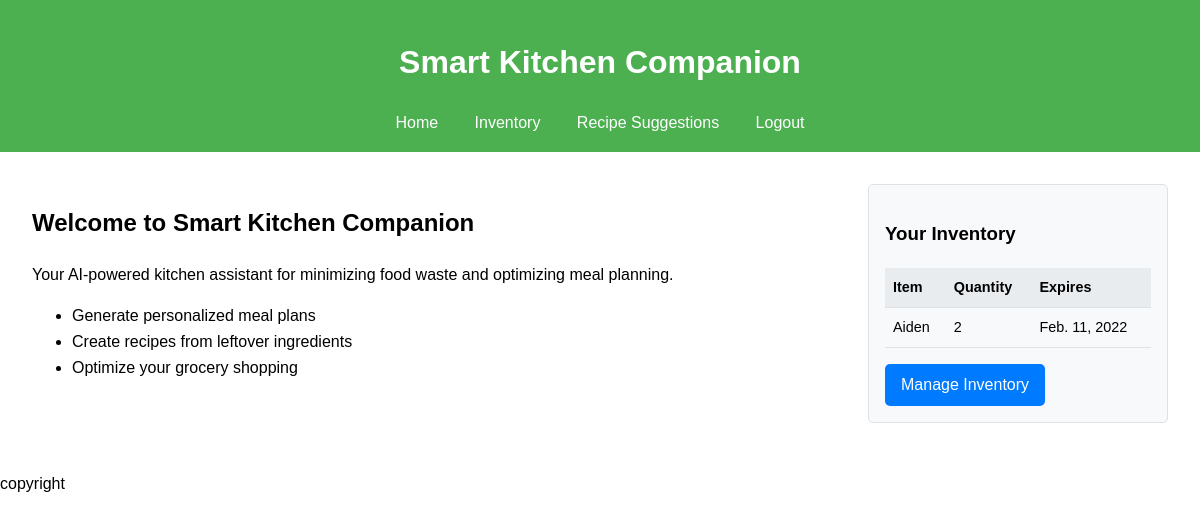
The app's page / (signed in), older data.
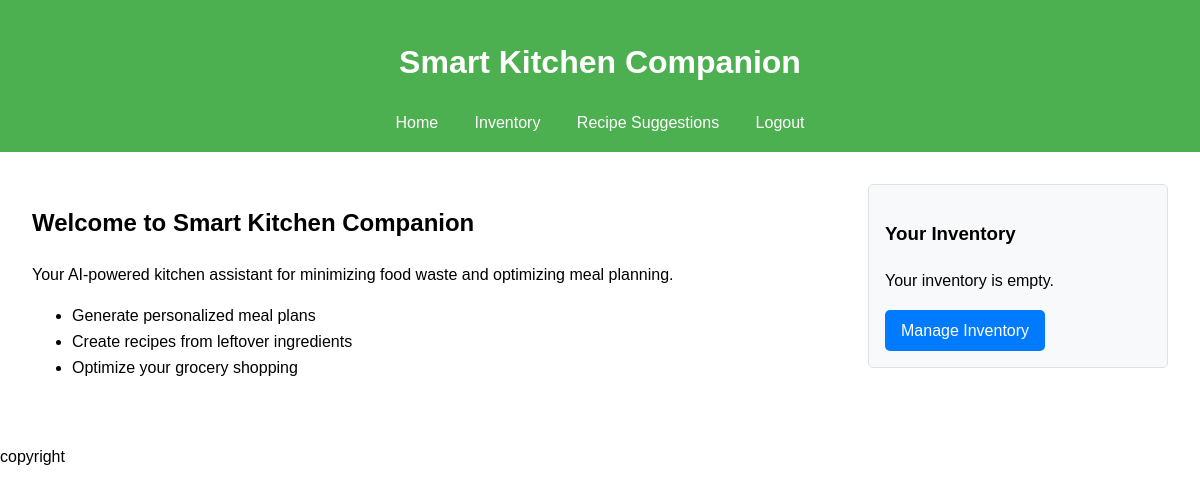
The same page, newer data.
### kitchen/models.py (models this page shows, shortened)
class FoodItem(models.Model):
    name = models.CharField(max_length=100)
    quantity = models.PositiveIntegerField()
    expiry_date = models.DateField()
    user = models.ForeignKey(User, on_delete=models.CASCADE)

### kitchen/views.py (the view)
# urls.py: path('', views.home, name='home'),
def home(request):
    context = {}
    if request.user.is_authenticated:
        user_inventory, created = Inventory.objects.get_or_create(user=request.user)
        items = user_inventory.items.all()
        context['items'] = items
    return render(request, 'kitchen/home.html', context)

### kitchen/templates/kitchen/home.html
{% extends 'kitchen/base.html' %}
{% block content %}
<div class="home-container">
    <div class="main-content">
        <h2>Welcome to Smart Kitchen Companion</h2>
        <p>Your AI-powered kitchen assistant for minimizing food waste and optimizing meal planning.</p>
        <ul>
            <li>Generate personalized meal plans</li>
            <li>Create recipes from leftover ingredients</li>
            <li>Optimize your grocery shopping</li>
        </ul>
    </div>
    <div class="sidebar">
        {% if user.is_authenticated %}
            {% include 'kitchen/partials/inventory_list.html' %}
        {% else %}
            <div class="login-box">
                <h3>Login to Manage Your Inventory</h3>
                <a href="{% url 'login' %}" class="btn">Login</a>
                <p>Don't have an account? <a href="{% url 'register' %}">Register here</a></p>
            </div>
        {% endif %}
    </div>
</div>
{% endblock %}

### kitchen/templates/kitchen/partials/inventory_list.html
<div class="inventory-box">
    <h3>Your Inventory</h3>
    {% if items %}
        <table class="inventory-table">
            <thead>
                <tr>
                    <th>Item</th>
                    <th>Quantity</th>
                    <th>Expires</th>
                </tr>
            </thead>
            <tbody>
            {% for item in items %}
                <tr>
                    <td>{{ item.name }}</td>
                    <td>{{ item.quantity }}</td>
                    <td>{{ item.expiry_date }}</td>
                </tr>
            {% endfor %}
            </tbody>
        </table>
    {% else %}
        <p>Your inventory is empty.</p>
    {% endif %}
    <a href="{% url 'inventory' %}" class="btn">Manage Inventory</a>
</div>

Row changes from the older to the newer data that the page shows:
removed FoodItem: name "Aiden", quantity "2", expiry_date "Feb. 11, 2022"
Text that changed along with them:
text no longer shown: "Item Quantity Expires"
text now shown: "Your inventory is empty."
